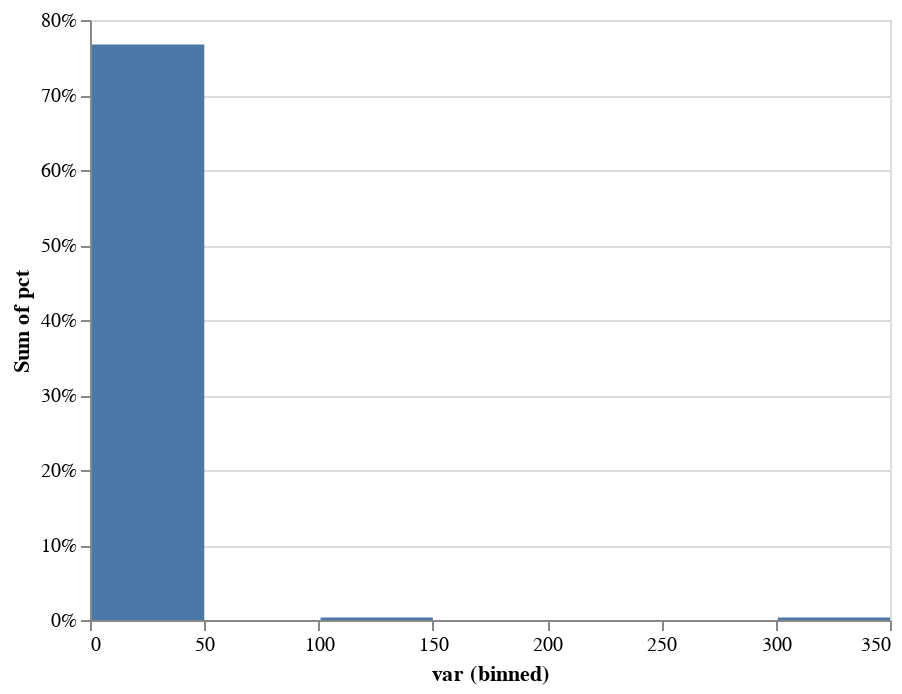

The notebook cell saved with this chart:
### Code cell
alt.Chart(df_jc_pct).transform_joinaggregate(
    total='count(*)'
).transform_calculate(
    pct='1 / datum.total'
).mark_bar().encode(
    alt.X('var:Q', bin=True),
    alt.Y('sum(pct):Q', axis=alt.Axis(format='%'))
)

### Figure 1 — Vega-Lite specification as saved in the notebook (floating-point values rounded to 4 significant figures; data arrays with more than 128 entries replaced by an {"elided": "..."} marker saying what was removed)
{"config": {"view": {"continuousWidth": 400, "continuousHeight": 300}}, "data": {"name": "data-1e5a3fbbef91a7cd5c1ecd0388716cc8"}, "mark": "bar", "encoding": {"x": {"type": "quantitative", "bin": true, "field": "var"}, "y": {"type": "quantitative", "aggregate": "sum", "axis": {"format": "%"}, "field": "pct"}}, "transform": [{"joinaggregate": [{"op": "count", "field": "*", "as": "total"}]}, {"calculate": "1 / datum.total", "as": "pct"}], "$schema": "https://vega.github.io/schema/vega-lite/v4.8.1.json", "datasets": {"data-1e5a3fbbef91a7cd5c1ecd0388716cc8": {"elided": "288 records"}}}
